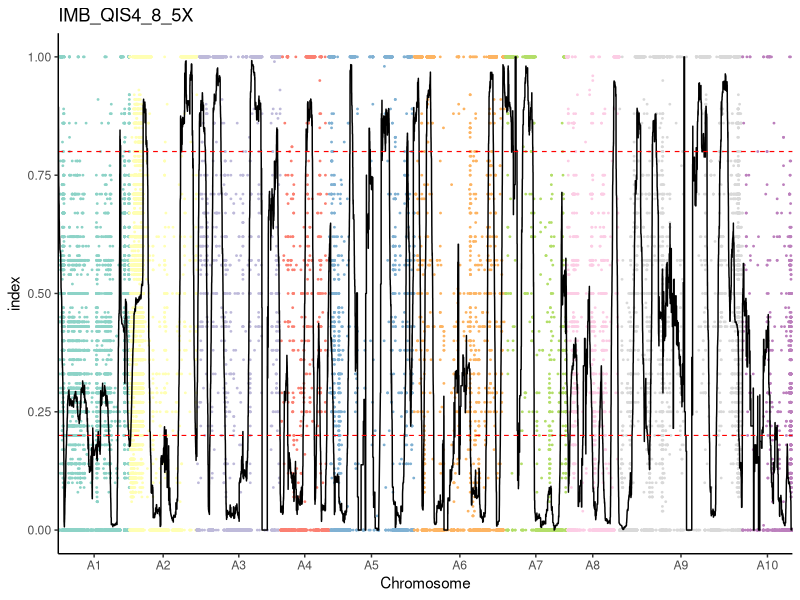
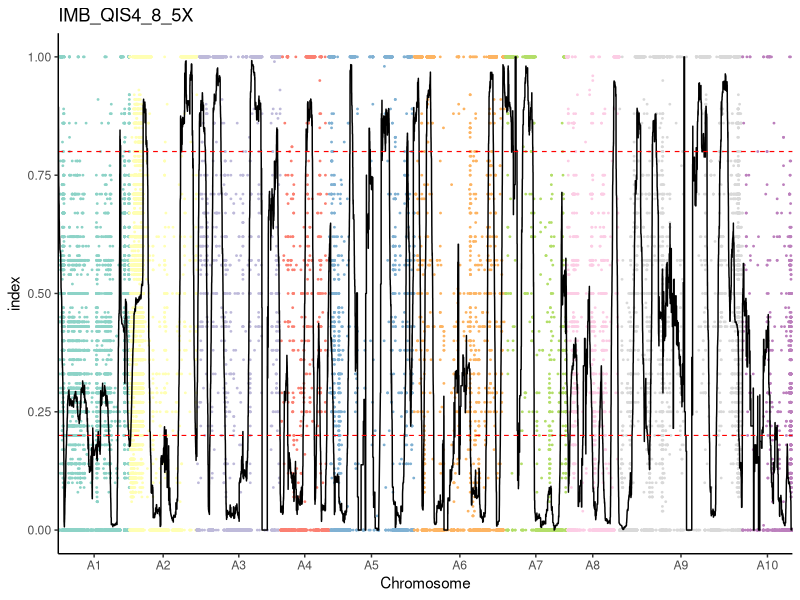

Recreate these plots in R, in order.
# construct the function of slide window analysis
calcValueByWindow <- function(pos, value,
                              window_size = 2000000,
                              step_size = 10000){
  # get the max position
  max_pos <- max(pos)
  
  # construct the window
  window_start <- seq(0, max_pos, step_size)
  window_end <- window_start + window_size
  mean_value <- vector(mode = "numeric", length = length(window_start))
  
  # select the value inside the window
  for (j in seq_along(window_start)){
    
    pos_in_window <- which(pos > window_start[j] & pos < window_end[j])
	
    value_in_window <- value[pos_in_window]
    
    mean_value[j] <- mean(value_in_window)
  }
  
  # remove the NaN position
  nan_pos <- is.nan(mean_value)
  mean_value <- mean_value[!nan_pos]
  window_pos <- window_start[!nan_pos]
  df <- data.frame(pos   = window_pos,
                   value = mean_value)
  return(df)
}

library(tidyverse)
Sample <- read.table("test_data_IMB_QIS4_8_5X.txt",header = T,sep = "\t")
Sample$Chromosome <- factor(Sample$Chromosome, levels = unique(Sample$Chromosome))

# calculate the length of each chromosome
chr_len <- Sample %>%
 group_by(Chromosome) %>%
 summarise(chr_len=max(Position))

# calculate the initial position of each chromosome
chr_pos <- chr_len %>%
 mutate(total = cumsum(chr_len) - chr_len) %>%
 select(-chr_len)

# calculate accumulated position
Samplenew <- chr_pos %>%
 left_join(Sample, ., by="Chromosome") %>%
 arrange(Chromosome, Position) %>%
 mutate(Positioncum = Position + total)

# calculate the X-axis label position
chrnum <- Samplenew %>% group_by(Chromosome) %>% summarize(center=(max(Positioncum)+min(Positioncum))/2)

# sliding window analysis
df <- calcValueByWindow(pos = Samplenew$Positioncum, value = Samplenew$IMB_QIS4_8_5X)

library(ggplot2)
library(RColorBrewer)
ggplot(Samplenew, aes(Positioncum,IMB_QIS4_8_5X)) + theme(panel.grid = element_blank(), axis.line = element_line(color = 'black'), panel.background = element_rect(fill = 'transparent')) + geom_point(aes(color = Chromosome),size = 0.3, show.legend = FALSE) + scale_color_manual(values = brewer.pal(12,"Set3")) + ylim(0,1) + labs(x = 'Chromosome', y = 'index', title = 'IMB_QIS4_8_5X') + scale_x_continuous(breaks = chrnum$center, labels = chrnum$Chromosome, expand = c(0, 0)) + geom_line(data = df, aes(x = pos, y = value), color = 'black', size = 0.5, show.legend = FALSE) + geom_hline(yintercept = c(0.2, 0.8), color = 'red', linetype = 2, size = 0.4)
ggsave('IMB_QIS4_8_5X.png',width = 9.6, height = 1.64)